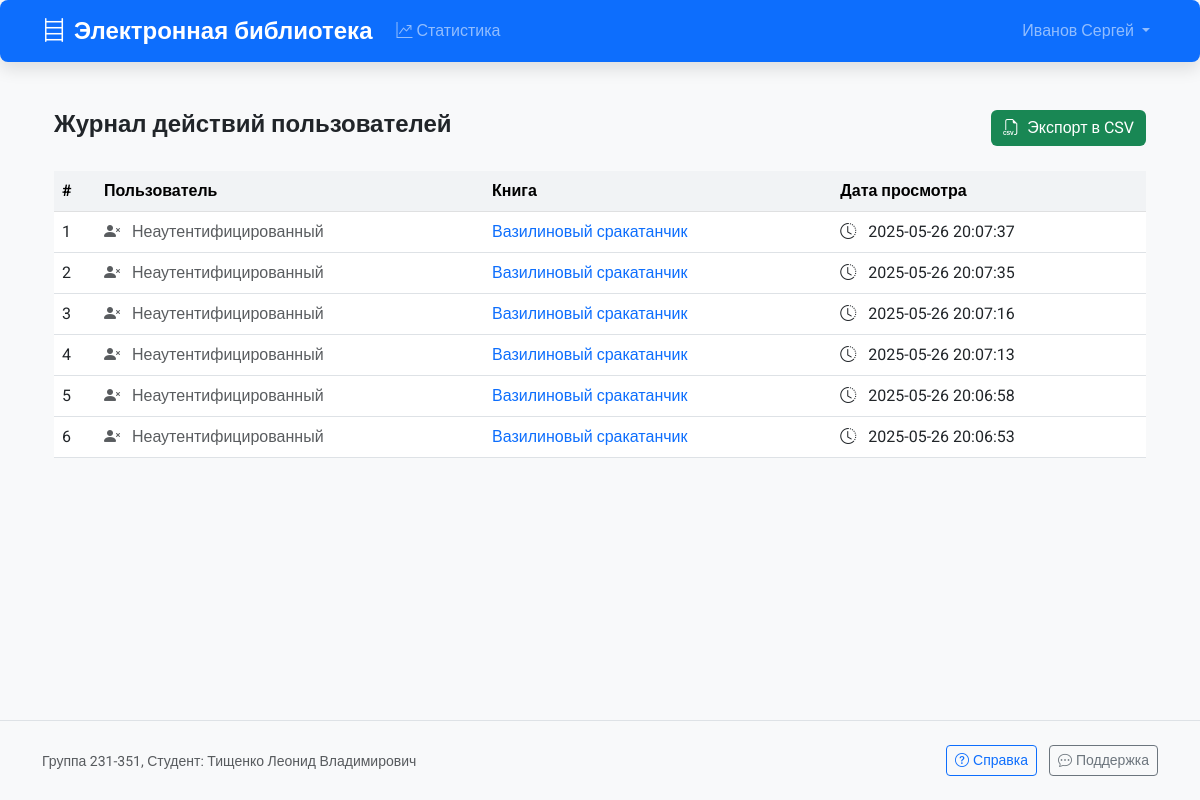
/stats (signed in), run on the app's committed database.
### models.py (models this page shows, shortened)
class User(UserMixin, db.Model):
    __tablename__ = 'users'
    id = db.Column(db.Integer, primary_key=True)
    username = db.Column(db.String(80), unique=True, nullable=False, index=True)
    password_hash = db.Column(db.String(255), nullable=False)
    first_name = db.Column(db.String(50), nullable=False)
    last_name = db.Column(db.String(50), nullable=False)
    middle_name = db.Column(db.String(50))
    role_id = db.Column(db.Integer, db.ForeignKey('roles.id'), nullable=False)
    created_at = db.Column(db.DateTime, default=datetime.utcnow)
    role = db.relationship('Role', backref='users')
    reviews = db.relationship('Review', backref='user', lazy='dynamic')
    viewed_books = db.relationship('ViewHistory', back_populates='viewer', lazy='dynamic')

class ViewHistory(db.Model):
    __tablename__ = 'view_history'
    __table_args__ = (
        Index('ix_view_history_user_book_date', 'user_id', 'book_id', 'viewed_date'),
    )
    id = db.Column(db.Integer, primary_key=True)
    user_id = db.Column(db.Integer, db.ForeignKey('users.id'))
    book_id = db.Column(db.Integer, db.ForeignKey('books.id'), nullable=False)
    viewed_at = db.Column(db.DateTime, default=datetime.utcnow, nullable=False)
    viewed_date = db.Column(db.Date, default=datetime.utcnow, nullable=False)
    viewer = db.relationship('User', back_populates='viewed_books')
    book = db.relationship('Book', back_populates='view_history')

class Book(db.Model):
    __tablename__ = 'books'
    id = db.Column(db.Integer, primary_key=True)
    title = db.Column(db.String(200), nullable=False, index=True)
    description = db.Column(db.Text, nullable=False)
    year = db.Column(db.Integer, nullable=False, index=True)
    publisher = db.Column(db.String(100), nullable=False)
    author = db.Column(db.String(100), nullable=False, index=True)
    pages = db.Column(db.Integer, nullable=False)
    view_count = db.Column(db.Integer, default=0)
    cover = db.relationship('Cover', uselist=False, backref='book', cascade='all, delete-orphan')
    genres = db.relationship('Genre', secondary=book_genre, backref='books')
    reviews = db.relationship('Review', backref='book', cascade='all, delete-orphan')
    view_history = db.relationship('ViewHistory', back_populates='book', cascade='all, delete-orphan')

### app.py (the view, shortened to what this page needs)
@app.route('/stats')
@login_required
def stats():
    if current_user.role.name != 'Администратор':
        flash('Доступ запрещён', 'danger')
        return redirect(url_for('index'))
    tab = request.args.get('tab', 'actions')
    page = request.args.get('page', 1, type=int)
    date_from = request.args.get('date_from')
    date_to = request.args.get('date_to')
    if tab == 'actions':
        query = ViewHistory.query.options(
            db.joinedload(ViewHistory.viewer),
            db.joinedload(ViewHistory.book)
        ).order_by(ViewHistory.viewed_at.desc())
        if date_from:
            query = query.filter(ViewHistory.viewed_at >= date_from)
        if date_to:
            query = query.filter(ViewHistory.viewed_at <= f"{date_to} 23:59:59")
        actions = query.paginate(page=page, per_page=10)
        return render_template('stats_actions.html',
                               actions=actions,
                               tab=tab,
                               date_from=date_from,
                               date_to=date_to)
    return redirect(url_for('stats', tab='actions'))

### app.py (called while the page is built)
@login_manager.user_loader
def load_user(user_id):
    return User.query.get(int(user_id))

### templates/stats_actions.html (shortened to what this page needs)
{% extends "base.html" %}
{% block content %}
    <div class="container py-4">
        <div class="d-flex justify-content-between align-items-center mb-4">
            <h2 class="h4 fw-bold">Журнал действий пользователей</h2>
            <a href="{{ url_for('export_csv', export_type='actions') }}"
               class="btn btn-success d-flex align-items-center">
                <i class="bi bi-filetype-csv me-2"></i>Экспорт в CSV
            </a>
        </div>
        <div class="table-responsive">
            <table class="table table-hover align-middle">
                <thead class="table-light">
                    <tr>
                        <th>#</th>
                        <th>Пользователь</th>
                        <th>Книга</th>
                        <th>Дата просмотра</th>
                    </tr>
                </thead>
                <tbody>
                    {% if actions.items %}
                        {% set start_index = (actions.page - 1) * actions.per_page + 1 %}
                        {% for action in actions.items %}
                            <tr>
                                <td>{{ start_index + loop.index0 }}</td>
                                <td>
                                    {% if action.user %}
                                        <div class="d-flex align-items-center">
                                            <i class="bi bi-person-fill text-primary me-2"></i>
                                            {{ action.user.last_name }} {{ action.user.first_name }}
                                        </div>
                                    {% else %}
                                        <span class="text-muted">
                                            <i class="bi bi-person-x-fill me-2"></i>
                                            Неаутентифицированный
                                        </span>
                                    {% endif %}
                                </td>
                                <td>
                                    {% if action.book %}
                                        <a href="{{ url_for('book_detail', book_id=action.book.id) }}"
                                           class="text-decoration-none">
                                            {{ action.book.title }}
                                        </a>
                                    {% else %}
                                        <span class="text-muted">Книга удалена</span>
                                    {% endif %}
                                </td>
                                <td>
                                    <i class="bi bi-clock-history me-2"></i>
                                    {{ action.viewed_at.strftime("%Y-%m-%d %H:%M:%S") }}
                                </td>
                            </tr>
                        {% endfor %}
                    {% endif %}
                </tbody>
            </table>
        </div>
    </div>
{% endblock %}

### templates/base.html (shortened to what this page needs)
<!DOCTYPE html>
<html lang="ru">
<head>
    <link href="https://cdn.jsdelivr.net/npm/bootstrap@5.3.0/dist/css/bootstrap.min.css" rel="stylesheet">
    <link href="https://cdn.jsdelivr.net/npm/bootstrap-icons@1.10.5/font/bootstrap-icons.css" rel="stylesheet">
    <link rel="stylesheet" href="https://cdn.jsdelivr.net/npm/easymde/dist/easymde.min.css">
    <link rel="stylesheet" href="{{ url_for('static', filename='css/main.css') }}">
</head>
<body class="d-flex flex-column min-vh-100">
    <nav class="navbar navbar-expand-lg navbar-dark bg-primary mb-4" role="navigation">
        <div class="container">
            <a class="navbar-brand d-flex align-items-center" href="{{ url_for('index') }}">
                <i class="bi bi-bookshelf me-2"></i>
                <span class="fw-bold">Электронная библиотека</span>
            </a>
            <div class="collapse navbar-collapse" id="navbarNav">
                <ul class="navbar-nav me-auto mb-2 mb-lg-0">
                    {% if current_user.is_authenticated %}
                        {% if current_user.role.name == 'Администратор' %}
                            <li class="nav-item">
                                <a class="nav-link" href="{{ url_for('stats') }}">
                                    <i class="bi bi-graph-up-arrow me-1"></i>Статистика
                                </a>
                            </li>
                        {% endif %}
                    {% endif %}
                </ul>
                <ul class="navbar-nav mb-2 mb-lg-0">
                    {% if current_user.is_authenticated %}
                        <li class="nav-item dropdown">
                            <a class="nav-link dropdown-toggle" href="#" id="navbarDropdown" role="button"
                               data-bs-toggle="dropdown" data-bs-target="#navbarDropdown" aria-expanded="false">
                                {{ current_user.last_name }} {{ current_user.first_name }}
                            </a>
                        </li>
                    {% else %}
                        <li class="nav-item">
                            <a class="nav-link" href="{{ url_for('login') }}">
                                <i class="bi bi-box-arrow-in-right me-1"></i>Вход
                            </a>
                        </li>
                    {% endif %}
                </ul>
            </div>
        </div>
    </nav>
    <main class="flex-grow-1">
        <div class="container">
            {% block content %}
            {% endblock %}
        </div>
    </main>
    <footer class="footer mt-auto py-4 bg-light">
        <div class="container">
            <div class="d-flex flex-column flex-md-row justify-content-between align-items-center">
                <div class="mb-3 mb-md-0">
                    <small class="text-muted">Группа 231-351, Студент: Тищенко Леонид Владимирович</small>
                </div>
                <div>
                    <a href="#" class="btn btn-outline-primary btn-sm">
                        <i class="bi bi-question-circle me-1"></i>Справка
                    </a>
                    <a href="#" class="btn btn-outline-secondary btn-sm ms-2">
                        <i class="bi bi-chat-dots me-1"></i>Поддержка
                    </a>
                </div>
            </div>
        </div>
    </footer>
</body>
</html>

### static/css/main.css (style rules this page uses)
body { font-family: 'Roboto', sans-serif; background-color: #f8f9fa; color: #212529; }
h1, h2, h3, h4, h5, h6 { font-weight: 700; }
a { text-decoration: none; }
.navbar { border-radius: 0.5rem; box-shadow: 0 0.5rem 1rem rgba(0, 0, 0, 0.1); }
.navbar-brand { font-size: 1.5rem; font-weight: 700; }
.nav-link { transition: color 0.3s ease; }
.btn-success { background-color: #198754; border: none; }
.footer { margin-top: 4rem; padding: 1.5rem 0; background-color: #e9ecef; text-align: center; border-top: 1px solid #dee2e6; }
.table thead th { background-color: #f1f3f5; }
.table td, .table th { vertical-align: middle; }

### templates/base.html (style rules this page uses)
body { font-family: 'Roboto', sans-serif; background-color: #f8f9fa; }

### data on the page
User: last_name "Иванов", first_name "Сергей"
ViewHistory: start_index+loop.index0 "1", book "Вазилиновый сракатанчик", viewed_at "2025-05-26 20:07:37"
ViewHistory: index0 "2", book "Вазилиновый сракатанчик", viewed_at "2025-05-26 20:07:35"
ViewHistory: start_index+loop.index0 "3", book "Вазилиновый сракатанчик", viewed_at "2025-05-26 20:07:16"
ViewHistory: index0 "4", book "Вазилиновый сракатанчик", viewed_at "2025-05-26 20:07:13"
ViewHistory: index0 "5", book "Вазилиновый сракатанчик", viewed_at "2025-05-26 20:06:58"
ViewHistory: index0 "6", book "Вазилиновый сракатанчик", viewed_at "2025-05-26 20:06:53"
